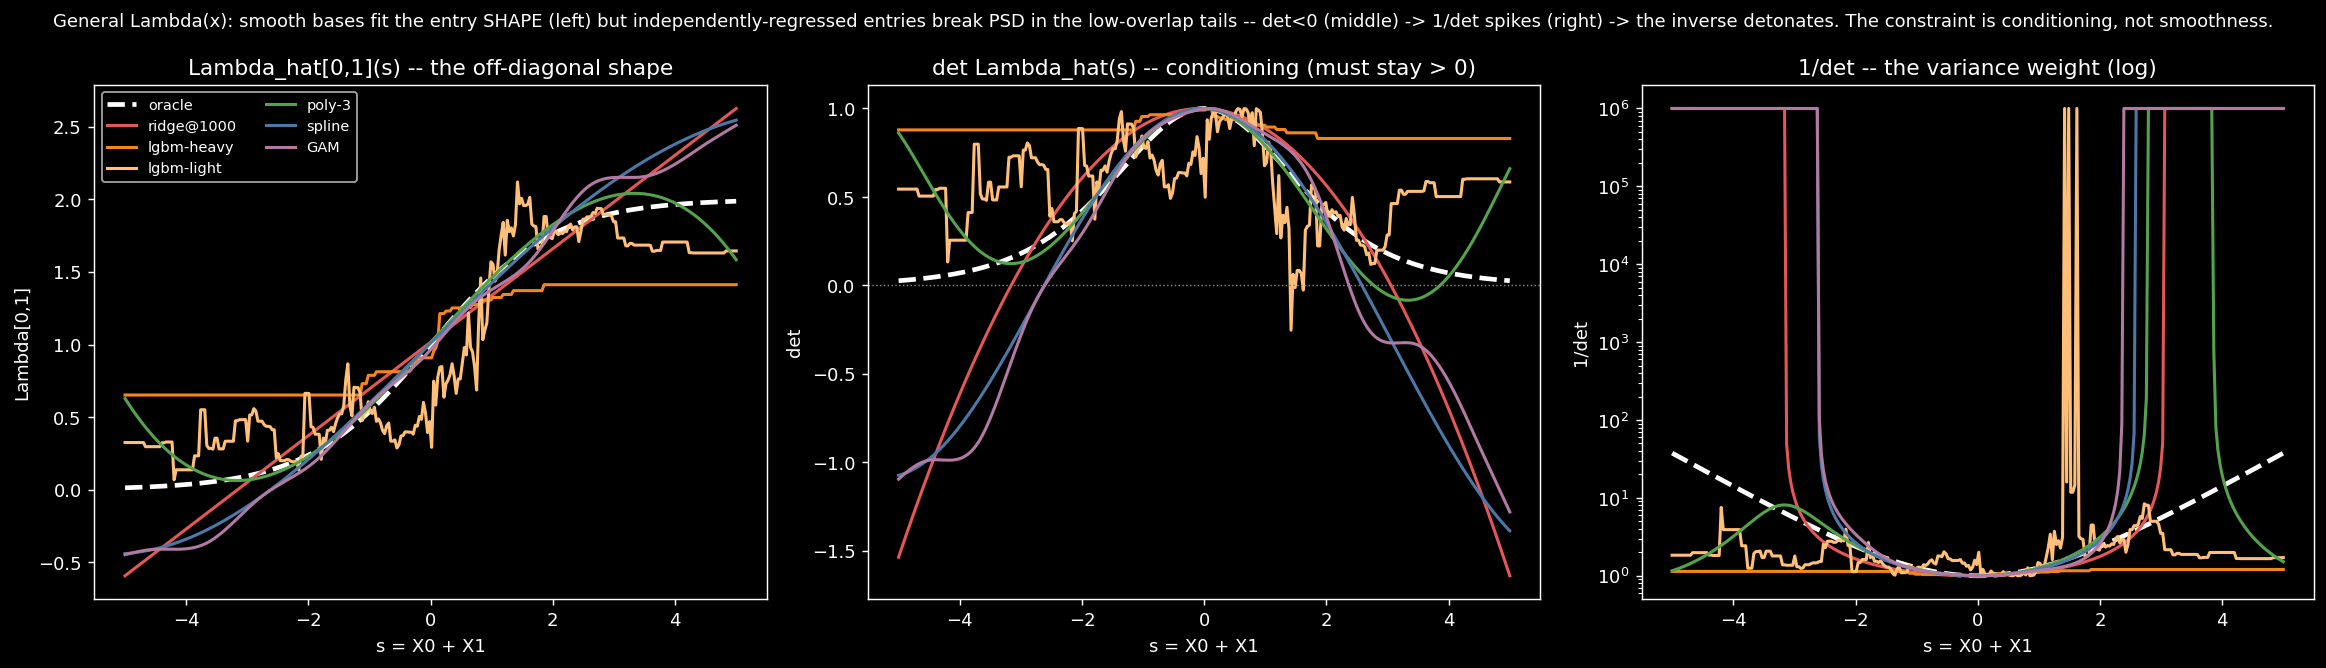

The Python source for this figure:
"""
Project the Lambda(x) shape out -- GENERAL, no e(x) shortcut.

Lambda(x) = E[l_theta_theta | X=x] is estimated the general way: regress the
per-observation Hessian ENTRIES on X (identity link, multi-output), reconstruct
the matrix, invert. No knowledge that the entries happen to be functions of one
scalar. We compare smooth regressors (GAM / spline / polynomial) against the
jagged (lgbm) and flat (ridge) ones, on the Hessian entries themselves.

Three panels, projected on the index s=X0+X1 (the only direction Lambda varies):
  (1) off-diagonal entry  Lambda_hat[0,1](s)   vs truth 2*sigmoid(s)   -- the shape
  (2) det Lambda_hat(s)                         vs truth 4*e(1-e)       -- CONDITIONING
      (this is what decides whether the inverse blows up; it must stay >0 and
       approach 0 smoothly in the low-overlap tails, not erratically)
  (3) 1/det Lambda_hat(s) (the variance weight) vs truth, log scale

Run:
  PYTHONPATH=src /opt/homebrew/bin/python3.11 exploration/lambda_surface.py
"""
import os
import sys
import numpy as np
import matplotlib
matplotlib.use("Agg")
import matplotlib.pyplot as plt
from sklearn.linear_model import Ridge
from sklearn.pipeline import make_pipeline
from sklearn.preprocessing import SplineTransformer, PolynomialFeatures
from sklearn.multioutput import MultiOutputRegressor
from lightgbm import LGBMRegressor
from pygam import LinearGAM, s as gam_s

sys.path.insert(0, os.path.dirname(os.path.abspath(__file__)))
from spike import gen_linear, GAMMA


def fit_entries(kind, X, H):
    """Regress the Hessian upper-tri entries H=(n,3)=[h00,h01,h11] on X (general,
    identity link). Return predict: grid -> (m,3)."""
    if kind == "ridge@1000":
        r = Ridge(alpha=1000.0).fit(X, H); return r.predict
    if kind == "lgbm-heavy":
        r = MultiOutputRegressor(LGBMRegressor(n_estimators=20, max_depth=2, learning_rate=0.05,
            min_child_samples=150, reg_alpha=5.0, reg_lambda=5.0, verbose=-1)).fit(X, H)
        return r.predict
    if kind == "lgbm-light":
        r = MultiOutputRegressor(LGBMRegressor(n_estimators=300, num_leaves=63,
            min_child_samples=5, verbose=-1)).fit(X, H); return r.predict
    if kind == "poly-3":
        r = make_pipeline(PolynomialFeatures(3), Ridge(alpha=1.0)).fit(X, H); return r.predict
    if kind == "spline":
        r = make_pipeline(SplineTransformer(n_knots=6, degree=3), Ridge(alpha=1.0)).fit(X, H)
        return r.predict
    if kind == "GAM":
        gams = [LinearGAM(gam_s(0) + gam_s(1) + gam_s(2) + gam_s(3) + gam_s(4)).fit(X, H[:, j])
                for j in range(H.shape[1])]
        return lambda G: np.column_stack([g.predict(G) for g in gams])
    raise ValueError(kind)


def main():
    rng = np.random.default_rng(3)
    Y, T, X = gen_linear(8000, rng)
    # general per-obs Hessian entries for the linear loss: [h00,h01,h11] = [2, 2T, 2T^2]
    H = np.column_stack([np.full(len(T), 2.0), 2 * T, 2 * T ** 2])

    s = np.linspace(-5, 5, 300)
    G = np.zeros((len(s), 5)); G[:, 0] = s / 2; G[:, 1] = s / 2
    e = 1.0 / (1.0 + np.exp(-GAMMA * s))
    off_true = 2 * e
    det_true = 2.0 * (2 * e) - (2 * e) ** 2          # h00*h11 - h01^2 = 4e - 4e^2 = 4e(1-e)

    estimators = ["oracle", "ridge@1000", "lgbm-heavy", "lgbm-light", "poly-3", "spline", "GAM"]
    colors = {"oracle": "white", "ridge@1000": "#e45756", "lgbm-heavy": "#f58518",
              "lgbm-light": "#ffbf79", "poly-3": "#54a24b", "spline": "#4c78a8", "GAM": "#b279a2"}

    plt.style.use("dark_background")
    fig, ax = plt.subplots(1, 3, figsize=(18, 5.2))
    rows = []
    for kind in estimators:
        if kind == "oracle":
            off, det = off_true, det_true
        else:
            P = fit_entries(kind, X, H)(G)                 # (m,3)
            h00, h01, h11 = P[:, 0], P[:, 1], P[:, 2]
            off = h01
            det = h00 * h11 - h01 ** 2
        det_safe = np.where(det > 1e-6, det, 1e-6)
        lw = 2.6 if kind == "oracle" else 1.7
        ls = "--" if kind == "oracle" else "-"
        ax[0].plot(s, off, ls, color=colors[kind], lw=lw, label=kind)
        ax[1].plot(s, det, ls, color=colors[kind], lw=lw, label=kind)
        ax[2].plot(s, 1.0 / det_safe, ls, color=colors[kind], lw=lw, label=kind)
        if kind != "oracle":
            r2off = 1 - ((off - off_true) ** 2).sum() / ((off_true - off_true.mean()) ** 2).sum()
            neg = float((det <= 0).mean())
            rows.append((kind, r2off, neg, det.min()))

    ax[0].set_title("Lambda_hat[0,1](s) -- the off-diagonal shape"); ax[0].set_ylabel("Lambda[0,1]")
    ax[1].set_title("det Lambda_hat(s) -- conditioning (must stay > 0)"); ax[1].set_ylabel("det")
    ax[1].axhline(0, color="#888", lw=0.8, ls=":")
    ax[2].set_title("1/det -- the variance weight (log)"); ax[2].set_yscale("log"); ax[2].set_ylabel("1/det")
    for a in ax:
        a.set_xlabel("s = X0 + X1")
    ax[0].legend(fontsize=8, ncol=2, loc="upper left")
    fig.suptitle("General Lambda(x): smooth bases fit the entry SHAPE (left) but independently-regressed "
                 "entries break PSD in the low-overlap tails -- det<0 (middle) -> 1/det spikes (right) -> "
                 "the inverse detonates. The constraint is conditioning, not smoothness.", fontsize=10)
    fig.tight_layout()
    out = "exploration/lambda_surface.png"
    fig.savefig(out, dpi=130, bbox_inches="tight"); print(f"wrote {out}")

    print("\nestimator      offdiag-R2   frac(det<=0)   min(det)   (det<0 -> non-PSD -> inverse detonates)")
    for kind, r2, neg, dmin in rows:
        print(f"  {kind:12s}   {r2:+.3f}        {neg:.2f}          {dmin:+.3f}")


if __name__ == "__main__":
    main()
